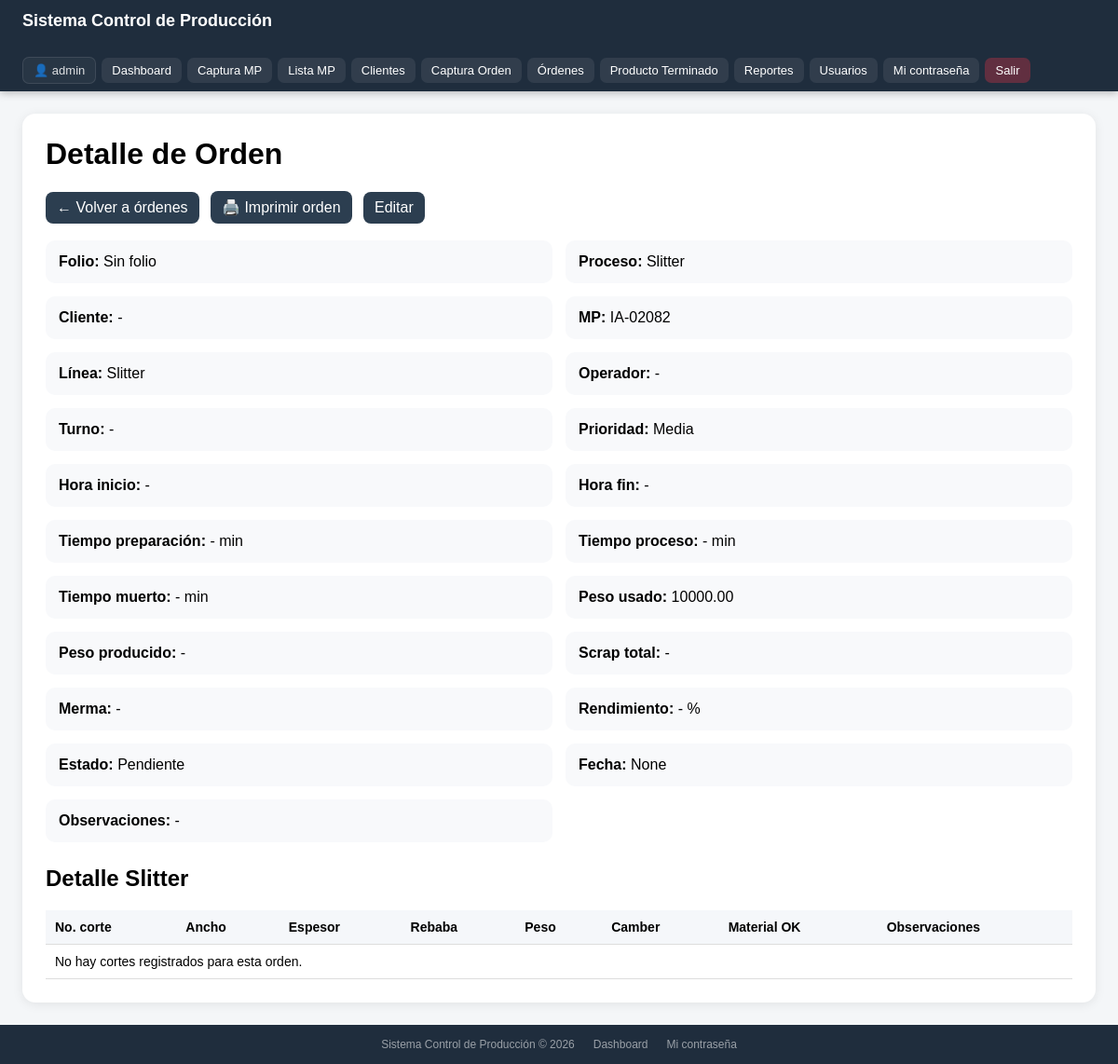
Page /detalle-orden/2/ (signed in) on the committed database.
### produccion/models.py (models this page shows, shortened)
class OrdenProduccion(models.Model):
    ESTADO_CHOICES = [
        ('pendiente', 'Pendiente'),
        ('proceso', 'En Proceso'),
        ('terminado', 'Terminado'),
    ]
    TURNO_CHOICES = [
        ('1', 'Turno 1'),
        ('2', 'Turno 2'),
        ('3', 'Turno 3'),
    ]
    PRIORIDAD_CHOICES = [
        ('baja', 'Baja'),
        ('media', 'Media'),
        ('alta', 'Alta'),
        ('urgente', 'Urgente'),
    ]
    TIPO_PROCESO_CHOICES = [
        ('slitter', 'Slitter'),
        ('corte_liso', 'Corte Liso'),
        ('mini_slitter', 'Mini Slitter'),
        ('fleje', 'Fleje'),
    ]
    folio_orden = models.CharField(max_length=50, null=True, blank=True)
    tipo_proceso = models.CharField(max_length=30, choices=TIPO_PROCESO_CHOICES, default='slitter')
    cliente = models.ForeignKey(Cliente, on_delete=models.CASCADE, null=True, blank=True)
    mp = models.ForeignKey(MateriaPrima, on_delete=models.CASCADE, null=True, blank=True)
    linea = models.ForeignKey(LineaProduccion, on_delete=models.CASCADE)
    operador = models.ForeignKey(Operador, on_delete=models.SET_NULL, null=True, blank=True)
    turno = models.CharField(max_length=10, choices=TURNO_CHOICES, null=True, blank=True)
    prioridad = models.CharField(max_length=10, choices=PRIORIDAD_CHOICES, default='media')
    fecha = models.DateField(auto_now_add=True)
    hora_inicio = models.TimeField(null=True, blank=True)
    hora_fin = models.TimeField(null=True, blank=True)
    tiempo_preparacion_min = models.PositiveIntegerField(null=True, blank=True)
    tiempo_proceso_min = models.PositiveIntegerField(null=True, blank=True)
    tiempo_muerto_min = models.PositiveIntegerField(null=True, blank=True)
    peso_usado = models.DecimalField(max_digits=10, decimal_places=2, null=True, blank=True)
    peso_producido = models.DecimalField(max_digits=10, decimal_places=2, null=True, blank=True)
    scrap_total = models.DecimalField(max_digits=10, decimal_places=2, null=True, blank=True)
    merma_kg = models.DecimalField(max_digits=10, decimal_places=2, null=True, blank=True)
    rendimiento_porcentaje = models.DecimalField(max_digits=6, decimal_places=2, null=True, blank=True)
    cantidad_paquetes = models.PositiveIntegerField(null=True, blank=True)
    cantidad_piezas = models.PositiveIntegerField(null=True, blank=True)
    observaciones = models.TextField(blank=True, null=True)
    estado = models.CharField(
        max_length=50,
        choices=ESTADO_CHOICES,
        default='pendiente'
    )

class LineaProduccion(models.Model):
    nombre = models.CharField(max_length=100, unique=True)
    descripcion = models.CharField(max_length=200, blank=True, null=True)
    activa = models.BooleanField(default=True)
    def __str__(self):
        return self.nombre

### inventario/models.py (models this page shows, shortened)
class MateriaPrima(models.Model):
    TIPO_MP_CHOICES = [
        ('Rollo', 'Rollo'),
        ('Placa', 'Placa'),
        ('Cinta', 'Cinta'),
    ]
    ORIGEN_MP_CHOICES = [
        ('Cliente', 'Cliente'),
        ('Interna', 'Interna'),
    ]
    MATERIAL_CHOICES = [
        ('Galvanizado', 'Galvanizado'),
        ('Crudo', 'Crudo'),
        ('Recocido RFR', 'Recocido RFR'),
        ('Aluminizado', 'Aluminizado'),
        ('Decapado', 'Decapado'),
        ('Rolado en caliente', 'Rolado en caliente'),
        ('Galvanizado y pintado', 'Galvanizado y pintado'),
    ]
    UBICACION_CHOICES = [
        ('Patio A', 'Patio A'),
        ('Patio B', 'Patio B'),
        ('Almacén 1', 'Almacén 1'),
        ('Almacén 2', 'Almacén 2'),
        ('Producción', 'Producción'),
    ]
    ESTADO_CHOICES = [
        ('Disponible', 'Disponible'),
        ('En Proceso', 'En Proceso'),
        ('Terminado', 'Terminado'),
    ]
    UNIDAD_ESPESOR_CHOICES = [
        ('mm', 'mm'),
        ('pulg', 'pulg'),
        ('calibre', 'calibre'),
    ]
    numero_mp = models.CharField(max_length=100, unique=True)
    tipo_mp = models.CharField(max_length=20, choices=TIPO_MP_CHOICES, default='Rollo')
    cliente = models.ForeignKey(Cliente, on_delete=models.SET_NULL, null=True, blank=True)
    origen_mp = models.CharField(max_length=20, choices=ORIGEN_MP_CHOICES, default='Interna')
    lote = models.CharField(max_length=100, blank=True, null=True)
    codigo = models.CharField(max_length=100, blank=True, null=True)
    descripcion = models.CharField(max_length=255, blank=True, null=True)
    material = models.CharField(max_length=50, choices=MATERIAL_CHOICES, blank=True, null=True)
    grado = models.CharField(max_length=100, blank=True, null=True)
    acabado = models.CharField(max_length=100, blank=True, null=True)
    espesor_valor = models.DecimalField(max_digits=10, decimal_places=4, null=True, blank=True)
    unidad_espesor = models.CharField(max_length=20, choices=UNIDAD_ESPESOR_CHOICES, default='mm', blank=True, null=True)
    ancho = models.DecimalField(max_digits=10, decimal_places=2, null=True, blank=True)
    largo = models.DecimalField(max_digits=10, decimal_places=2, null=True, blank=True)
    peso = models.DecimalField(max_digits=10, decimal_places=2, null=True, blank=True)
    peso_restante = models.DecimalField(max_digits=10, decimal_places=2, null=True, blank=True)
    diametro_interior = models.DecimalField(max_digits=10, decimal_places=2, null=True, blank=True)
    diametro_exterior = models.DecimalField(max_digits=10, decimal_places=2, null=True, blank=True)
    proveedor = models.CharField(max_length=150, blank=True, null=True)
    ubicacion = models.CharField(max_length=50, choices=UBICACION_CHOICES, default='Almacén 1', blank=True, null=True)
    estado = models.CharField(max_length=20, choices=ESTADO_CHOICES, default='Disponible', blank=True, null=True)
    fecha_entrada = models.DateField(null=True, blank=True)
    observaciones = models.TextField(blank=True, null=True)
    @property
    def calibre(self):
        if self.unidad_espesor == 'calibre' and self.espesor_valor is not None:
            return round(float(self.espesor_valor), 2)
        return None
    def __str__(self):
        return self.numero_mp

### produccion/views.py (the view)
# urls.py: path('detalle-orden/<int:orden_id>/', detalle_orden, name='detalle_orden'),
@roles_required('Administrador', 'Supervisor', 'Operador')
def detalle_orden(request, orden_id):
    orden = get_object_or_404(
        OrdenProduccion.objects.select_related('cliente', 'mp', 'linea', 'operador'),
        id=orden_id
    )
    detalles = orden.detalles_slitter.all()
    return render(request, 'produccion/detalle_orden.html', {
        'orden': orden,
        'detalles': detalles,
    })

### core/context_processors.py (called while the page is built, shortened)
def permisos_usuario(request):
    es_superuser = request.user.is_superuser
    grupos = set(request.user.groups.values_list('name', flat=True))
    return {
        'es_admin_total': es_superuser,
        'es_administrador': 'Administrador' in grupos,
        'es_supervisor': 'Supervisor' in grupos,
        'es_almacen': 'Almacen' in grupos,
        'es_operador': 'Operador' in grupos,
    }

### produccion/templates/produccion/detalle_orden.html (shortened to what this page needs)
{% extends 'base.html' %}
{% block content %}
<div class="contenedor">
    <h1>Detalle de Orden</h1>
    <div class="acciones">
        <a href="{% url 'lista_ordenes' %}">← Volver a órdenes</a>
        <a href="javascript:window.print()" class="btn-imprimir">🖨️ Imprimir orden</a>
        <a href="{% url 'editar_orden' orden.id %}">Editar</a>
    </div>
    <br>
    <div class="grid">
        <div class="card"><strong>Folio:</strong> {{ orden.folio_orden|default:"Sin folio" }}</div>
        <div class="card"><strong>Proceso:</strong> {{ orden.get_tipo_proceso_display }}</div>
        <div class="card"><strong>Cliente:</strong> {{ orden.cliente|default:"-" }}</div>
        <div class="card"><strong>MP:</strong> {{ orden.mp|default:"-" }}</div>
        <div class="card"><strong>Línea:</strong> {{ orden.linea }}</div>
        <div class="card"><strong>Operador:</strong> {{ orden.operador|default:"-" }}</div>
        <div class="card"><strong>Turno:</strong> {{ orden.get_turno_display|default:"-" }}</div>
        <div class="card"><strong>Prioridad:</strong> {{ orden.get_prioridad_display }}</div>
        <div class="card"><strong>Hora inicio:</strong> {{ orden.hora_inicio|default:"-" }}</div>
        <div class="card"><strong>Hora fin:</strong> {{ orden.hora_fin|default:"-" }}</div>
        <div class="card"><strong>Tiempo preparación:</strong> {{ orden.tiempo_preparacion_min|default:"-" }} min</div>
        <div class="card"><strong>Tiempo proceso:</strong> {{ orden.tiempo_proceso_min|default:"-" }} min</div>
        <div class="card"><strong>Tiempo muerto:</strong> {{ orden.tiempo_muerto_min|default:"-" }} min</div>
        <div class="card"><strong>Peso usado:</strong> {{ orden.peso_usado|default:"-" }}</div>
        <div class="card"><strong>Peso producido:</strong> {{ orden.peso_producido|default:"-" }}</div>
        <div class="card"><strong>Scrap total:</strong> {{ orden.scrap_total|default:"-" }}</div>
        <div class="card"><strong>Merma:</strong> {{ orden.merma_kg|default:"-" }}</div>
        <div class="card"><strong>Rendimiento:</strong> {{ orden.rendimiento_porcentaje|default:"-" }} %</div>
        <div class="card"><strong>Estado:</strong> {{ orden.get_estado_display }}</div>
        <div class="card"><strong>Fecha:</strong> {{ orden.fecha }}</div>
        <div class="card"><strong>Observaciones:</strong> {{ orden.observaciones|default:"-" }}</div>
    </div>
    <h2>Detalle Slitter</h2>
    <table>
        <thead>
            <tr>
                <th>No. corte</th>
                <th>Ancho</th>
                <th>Espesor</th>
                <th>Rebaba</th>
                <th>Peso</th>
                <th>Camber</th>
                <th>Material OK</th>
                <th>Observaciones</th>
            </tr>
        </thead>
        <tbody>
            {% for d in detalles %}
            <tr>
                <td>{{ d.no_corte }}</td>
                <td>{{ d.ancho|default:"-" }}</td>
                <td>{{ d.espesor|default:"-" }}</td>
                <td>{{ d.rebaba|default:"-" }}</td>
                <td>{{ d.peso|default:"-" }}</td>
                <td>{{ d.camber|default:"-" }}</td>
                <td>{% if d.material_ok %}Sí{% else %}No{% endif %}</td>
                <td>{{ d.observaciones|default:"-" }}</td>
            </tr>
            {% empty %}
            <tr>
                <td colspan="8">No hay cortes registrados para esta orden.</td>
            </tr>
            {% endfor %}
        </tbody>
    </table>
</div>
{% endblock %}

### templates/base.html (shortened to what this page needs)
<!DOCTYPE html>
<html lang="es">
<head>
</head>
<body>
{% if request.user.is_authenticated %}
<nav class="navbar">
    <div class="logo">Sistema Control de Producción</div>
    <div class="links">
        <span class="usuario">👤 {{ request.user.username }}</span>
        <a href="{% url 'inicio' %}">Dashboard</a>
        {% if es_admin_total or es_administrador or es_supervisor or es_almacen %}
            <a href="{% url 'captura_mp' %}">Captura MP</a>
            <a href="{% url 'lista_mp' %}">Lista MP</a>
        {% endif %}
        {% if es_admin_total or es_administrador or es_supervisor %}
            <a href="{% url 'lista_clientes' %}">Clientes</a>
        {% endif %}
        {% if es_admin_total or es_administrador or es_supervisor or es_operador %}
            <a href="{% url 'captura_orden' %}">Captura Orden</a>
            <a href="{% url 'lista_ordenes' %}">Órdenes</a>
        {% endif %}
        {% if es_admin_total or es_administrador or es_supervisor or es_almacen %}
            <a href="{% url 'lista_pt' %}">Producto Terminado</a>
        {% endif %}
        {% if es_admin_total or es_administrador or es_supervisor %}
            <a href="{% url 'reportes_index' %}">Reportes</a>
        {% endif %}
        {% if es_admin_total %}
            <a href="{% url 'lista_usuarios' %}">Usuarios</a>
        {% endif %}
        <a href="{% url 'cambiar_password' %}">Mi contraseña</a>
        <a href="{% url 'logout' %}" class="logout">Salir</a>
    </div>
</nav>
{% endif %}
<div class="contenido">
    {% block content %}{% endblock %}
</div>
<footer class="footer">
    <span>Sistema Control de Producción &copy; 2026</span>
    <a href="{% url 'inicio' %}">Dashboard</a>
    {% if request.user.is_authenticated %}
    <a href="{% url 'cambiar_password' %}">Mi contraseña</a>
    {% endif %}
</footer>
</body>
</html>

### templates/base.html (style rules this page uses)
*, *::before, *::after { box-sizing: border-box; }
body { margin: 0; font-family: Arial, sans-serif; background: #f4f6f8; min-height: 100vh; display: flex; flex-direction: column; }
.navbar { background: #1f2d3d; color: white; padding: 0 24px; display: flex; justify-content: space-between; align-items: center; min-height: 56px; flex-wrap: wrap; gap: 8px; position: sticky; top: 0; z-index: 100; box-shadow: 0 2px 8px rgba(0,0,0,0.25); }
.navbar .logo { font-size: 18px; font-weight: bold; padding: 12px 0; white-space: nowrap; }
.navbar .links { display: flex; gap: 6px; flex-wrap: wrap; align-items: center; padding: 8px 0; }
.navbar a { color: white; text-decoration: none; padding: 6px 11px; border-radius: 7px; font-size: 13px; background: rgba(255,255,255,0.08); white-space: nowrap; transition: background 0.15s; }
.navbar a.logout { background: rgba(220,53,69,0.35); }
.usuario { font-size: 13px; opacity: 0.85; padding: 6px 11px; border-radius: 7px; background: rgba(255,255,255,0.05); border: 1px solid rgba(255,255,255,0.12); }
.contenido { padding: 24px; flex: 1; }
.footer { background: #1f2d3d; color: rgba(255,255,255,0.55); text-align: center; padding: 14px 24px; font-size: 12px; display: flex; justify-content: center; gap: 20px; flex-wrap: wrap; }
.footer a { color: rgba(255,255,255,0.55); text-decoration: none; }

### produccion/templates/produccion/detalle_orden.html (style rules this page uses)
.contenedor { background: white; border-radius: 14px; padding: 25px; box-shadow: 0 2px 12px rgba(0,0,0,0.08); }
.grid { display: grid; grid-template-columns: repeat(2, minmax(250px, 1fr)); gap: 14px; margin-bottom: 25px; }
.card { background: #f8f9fb; border-radius: 10px; padding: 14px; }
h1, h2 { margin-top: 0; }
table { width: 100%; border-collapse: collapse; font-size: 14px; margin-top: 10px; }
th, td { padding: 10px; border-bottom: 1px solid #ddd; text-align: left; }
th { background: #f5f7fa; }
.acciones a { display: inline-block; margin-right: 8px; padding: 8px 12px; background: #2c3e50; color: white; text-decoration: none; border-radius: 8px; }
.btn-imprimir { background: #16a085; cursor: pointer; }

### rows in the picture
OrdenProduccion: folio_orden "Sin folio", tipo_proceso "Slitter", cliente "-", mp "IA-02082", linea "Slitter", operador "-", turno "-", prioridad "Media", hora_inicio "-", hora_fin "-", tiempo_preparacion_min "-", tiempo_proceso_min "-", tiempo_muerto_min "-", peso_usado "10000.00", peso_producido "-", scrap_total "-", merma_kg "-", rendimiento_porcentaje "-", estado "Pendiente", fecha "None", observaciones "-"

### other values in the picture
{{ request.user.username }} "admin"
